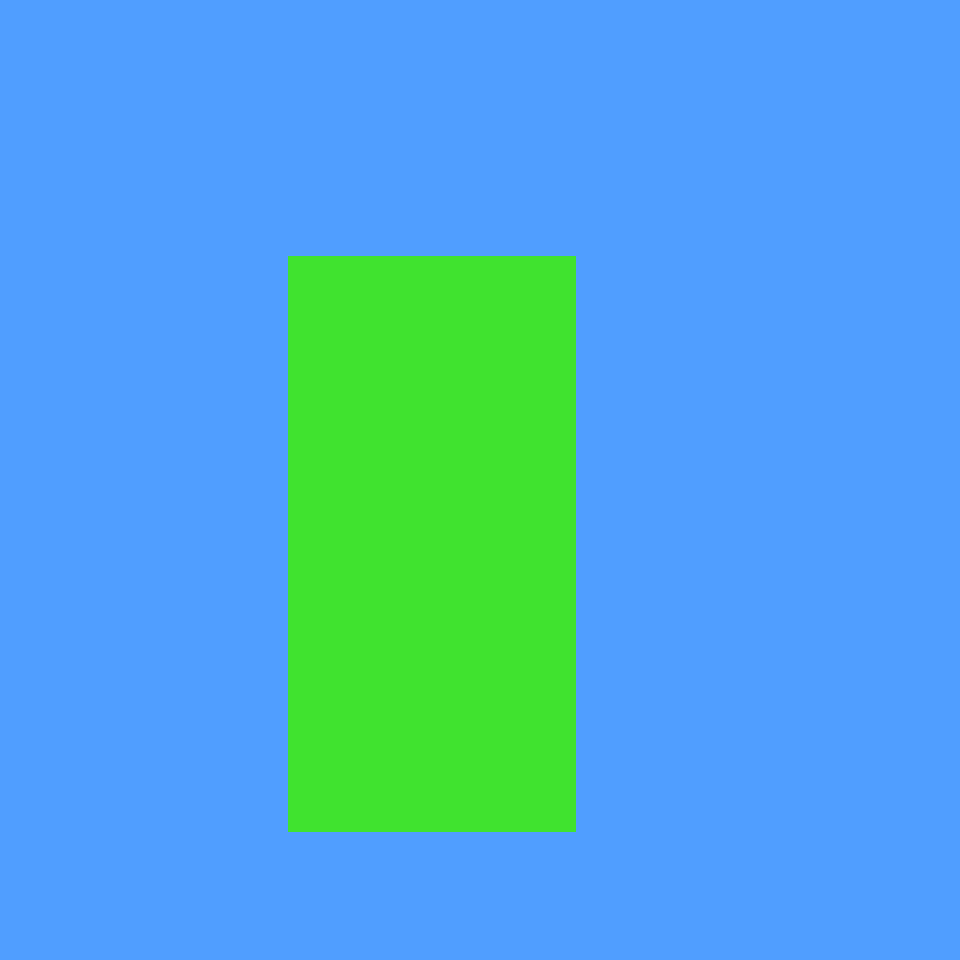

This is a level from a 2D game, rendered from its Tiled map with the project's own tilesets. A one-line summary and the complete map file follow:
An orthogonal 30x30 tile map with 32x32 px tiles, 1 tile layer (Tile Layer 1), 2 tilesets and 9 objects (2x wall, floor, start, ball, scaleFloor, ...).

<map version="1.0" orientation="orthogonal" renderorder="right-down" width="30" height="30" tilewidth="32" tileheight="32" nextobjectid="10">
 <tileset firstgid="1" name="block_tileset" tilewidth="32" tileheight="32" tilecount="9" columns="3">
  <image source="../../images/block_tileset.png" width="96" height="96" />
 </tileset>
 <tileset firstgid="10" name="block_tileset" tilewidth="32" tileheight="32" tilecount="9" columns="3">
  <image source="../../images/block_tileset.png" width="96" height="96" />
 </tileset>
 <layer name="Tile Layer 1" width="30" height="30">
  <data encoding="csv">
10,10,10,10,10,10,10,10,10,10,10,10,10,10,10,10,10,10,10,10,10,10,10,10,10,10,10,10,10,10,
10,10,10,10,10,10,10,10,10,10,10,10,10,10,10,10,10,10,10,10,10,10,10,10,10,10,10,10,10,10,
10,10,10,10,10,10,10,10,10,10,10,10,10,10,10,10,10,10,10,10,10,10,10,10,10,10,10,10,10,10,
10,10,10,10,10,10,10,10,10,10,10,10,10,10,10,10,10,10,10,10,10,10,10,10,10,10,10,10,10,10,
10,10,10,10,10,10,10,10,10,10,10,10,10,10,10,10,10,10,10,10,10,10,10,10,10,10,10,10,10,10,
10,10,10,10,10,10,10,10,10,10,10,10,10,10,10,10,10,10,10,10,10,10,10,10,10,10,10,10,10,10,
10,10,10,10,10,10,10,10,10,1,1,1,1,1,1,1,1,1,10,10,10,10,10,10,10,10,10,10,10,10,
10,10,10,10,10,10,10,10,10,1,1,1,1,1,1,1,1,1,10,10,10,10,10,10,10,10,10,10,10,10,
10,10,10,10,10,10,10,10,10,3,3,3,3,3,3,3,3,3,10,10,10,10,10,10,10,10,10,10,10,10,
10,10,10,10,10,10,10,10,10,3,3,3,3,3,3,3,3,3,10,10,10,10,10,10,10,10,10,10,10,10,
10,10,10,10,10,10,10,10,10,3,3,3,3,3,3,3,3,3,10,10,10,10,10,10,10,10,10,10,10,10,
10,10,10,10,10,10,10,10,10,3,3,3,3,3,3,3,3,3,10,10,10,10,10,10,10,10,10,10,10,10,
10,10,10,10,10,10,10,10,10,3,3,3,3,3,3,3,3,3,10,10,10,10,10,10,10,10,10,10,10,10,
10,10,10,10,10,10,10,10,10,3,3,3,3,3,3,3,3,3,10,10,10,10,10,10,10,10,10,10,10,10,
10,10,10,10,10,10,10,10,10,3,3,3,3,3,3,3,3,3,10,10,10,10,10,10,10,10,10,10,10,10,
10,10,10,10,10,10,10,10,10,3,3,3,3,3,3,3,3,3,10,10,10,10,10,10,10,10,10,10,10,10,
10,10,10,10,10,10,10,10,10,3,3,3,3,3,3,3,3,3,10,10,10,10,10,10,10,10,10,10,10,10,
10,10,10,10,10,10,10,10,10,3,3,3,3,3,3,3,3,3,10,10,10,10,10,10,10,10,10,10,10,10,
10,10,10,10,10,10,10,10,10,3,3,3,3,3,3,3,3,3,10,10,10,10,10,10,10,10,10,10,10,10,
10,10,10,10,10,10,10,10,10,3,3,3,3,3,3,3,3,3,10,10,10,10,10,10,10,10,10,10,10,10,
10,10,10,10,10,10,10,10,10,3,3,3,3,3,3,3,3,3,10,10,10,10,10,10,10,10,10,10,10,10,
10,10,10,10,10,10,10,10,10,3,3,3,3,3,3,3,3,3,10,10,10,10,10,10,10,10,10,10,10,10,
10,10,10,10,10,10,10,10,10,3,3,3,3,3,3,3,3,3,10,10,10,10,10,10,10,10,10,10,10,10,
10,10,10,10,10,10,10,10,10,3,3,3,3,3,3,3,3,3,10,10,10,10,10,10,10,10,10,10,10,10,
10,10,10,10,10,10,10,10,10,3,3,3,3,3,3,3,3,3,10,10,10,10,10,10,10,10,10,10,10,10,
10,10,10,10,10,10,10,10,10,3,3,3,3,3,3,3,3,3,10,10,10,10,10,10,10,10,10,10,10,10,
10,10,10,10,10,10,10,10,10,10,10,10,10,10,10,10,10,10,10,10,10,10,10,10,10,10,10,10,10,10,
10,10,10,10,10,10,10,10,10,10,10,10,10,10,10,10,10,10,10,10,10,10,10,10,10,10,10,10,10,10,
10,10,10,10,10,10,10,10,10,10,10,10,10,10,10,10,10,10,10,10,10,10,10,10,10,10,10,10,10,10,
10,10,10,10,10,10,10,10,10,10,10,10,10,10,10,10,10,10,10,10,10,10,10,10,10,10,10,10,10,10
</data>
 </layer>
 <objectgroup name="Floors">
  <object id="8" name="floor" x="288" y="256" width="288" height="576" />
 </objectgroup>
 <objectgroup name="Locations">
  <object id="1" name="start" x="413" y="781" width="36" height="34" />
 </objectgroup>
 <objectgroup name="Balls">
  <object id="2" name="ball" x="417" y="650" width="32" height="32">
   <properties>
    <property name="notScalable" type="bool" value="false" />
   </properties>
  </object>
 </objectgroup>
 <objectgroup name="ScaleFloors">
  <object id="3" name="scaleFloor" x="419" y="725" width="25" height="25" />
 </objectgroup>
 <objectgroup name="Walls">
  <object id="4" name="wall" x="352" y="416" width="288" height="160" />
  <object id="9" name="wall" x="256" y="480" width="32" height="32" />
 </objectgroup>
 <objectgroup name="Gates">
  <object id="5" name="gate" x="310" y="416" width="42" height="160" />
 </objectgroup>
 <objectgroup name="Bins">
  <object id="6" name="bin" x="416" y="363" width="31" height="30" />
 </objectgroup>
 <objectgroup name="Exits">
  <object id="7" name="exit" x="509" y="781" width="33" height="33" />
 </objectgroup>
</map>
